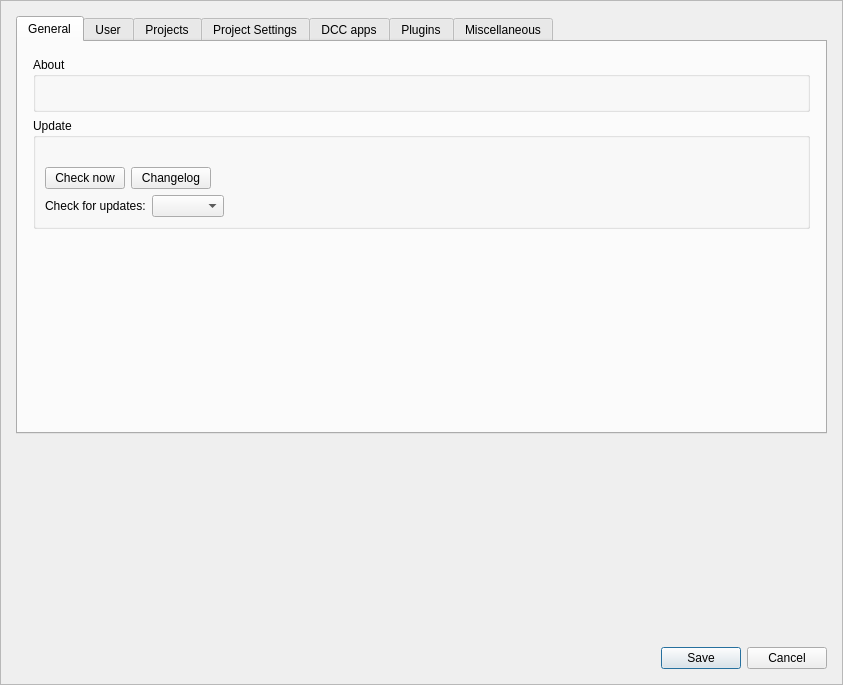
<?xml version="1.0" encoding="UTF-8"?>
<ui version="4.0">
 <class>dlg_PrismSettings</class>
 <widget class="QDialog" name="dlg_PrismSettings">
  <property name="geometry">
   <rect>
    <x>0</x>
    <y>0</y>
    <width>843</width>
    <height>685</height>
   </rect>
  </property>
  <property name="windowTitle">
   <string>Prism Settings</string>
  </property>
  <layout class="QVBoxLayout" name="verticalLayout">
   <property name="spacing">
    <number>0</number>
   </property>
   <property name="leftMargin">
    <number>0</number>
   </property>
   <property name="topMargin">
    <number>0</number>
   </property>
   <property name="rightMargin">
    <number>0</number>
   </property>
   <property name="bottomMargin">
    <number>0</number>
   </property>
   <item>
    <widget class="QScrollArea" name="scrollArea">
     <property name="widgetResizable">
      <bool>true</bool>
     </property>
     <widget class="QWidget" name="scrollAreaWidgetContents">
      <property name="geometry">
       <rect>
        <x>0</x>
        <y>0</y>
        <width>841</width>
        <height>683</height>
       </rect>
      </property>
      <layout class="QVBoxLayout" name="verticalLayout_5">
       <property name="spacing">
        <number>20</number>
       </property>
       <property name="leftMargin">
        <number>15</number>
       </property>
       <property name="topMargin">
        <number>15</number>
       </property>
       <property name="rightMargin">
        <number>15</number>
       </property>
       <property name="bottomMargin">
        <number>15</number>
       </property>
       <item>
        <widget class="QTabWidget" name="tw_settings">
         <property name="currentIndex">
          <number>0</number>
         </property>
         <widget class="QWidget" name="tabWidgetPage4">
          <attribute name="title">
           <string>General</string>
          </attribute>
          <layout class="QVBoxLayout" name="verticalLayout_3">
           <property name="leftMargin">
            <number>15</number>
           </property>
           <property name="topMargin">
            <number>15</number>
           </property>
           <property name="rightMargin">
            <number>15</number>
           </property>
           <property name="bottomMargin">
            <number>15</number>
           </property>
           <item>
            <widget class="QGroupBox" name="groupBox">
             <property name="title">
              <string>About</string>
             </property>
             <layout class="QHBoxLayout" name="horizontalLayout_11">
              <item>
               <widget class="QLabel" name="l_about">
                <property name="text">
                 <string/>
                </property>
                <property name="openExternalLinks">
                 <bool>true</bool>
                </property>
               </widget>
              </item>
             </layout>
            </widget>
           </item>
           <item>
            <widget class="QGroupBox" name="groupBox_3">
             <property name="title">
              <string>Update</string>
             </property>
             <layout class="QVBoxLayout" name="verticalLayout_4">
              <item>
               <widget class="QLabel" name="l_updateInfo">
                <property name="text">
                 <string/>
                </property>
               </widget>
              </item>
              <item>
               <widget class="QWidget" name="w_checkForUpdates_2" native="true">
                <layout class="QHBoxLayout" name="horizontalLayout_12">
                 <property name="leftMargin">
                  <number>0</number>
                 </property>
                 <property name="topMargin">
                  <number>0</number>
                 </property>
                 <property name="rightMargin">
                  <number>0</number>
                 </property>
                 <property name="bottomMargin">
                  <number>0</number>
                 </property>
                 <item>
                  <widget class="QPushButton" name="b_checkForUpdates">
                   <property name="contextMenuPolicy">
                    <enum>Qt::CustomContextMenu</enum>
                   </property>
                   <property name="text">
                    <string>Check now</string>
                   </property>
                  </widget>
                 </item>
                 <item>
                  <widget class="QPushButton" name="b_changelog">
                   <property name="text">
                    <string>Changelog</string>
                   </property>
                  </widget>
                 </item>
                 <item>
                  <spacer name="horizontalSpacer_7">
                   <property name="orientation">
                    <enum>Qt::Horizontal</enum>
                   </property>
                   <property name="sizeHint" stdset="0">
                    <size>
                     <width>40</width>
                     <height>20</height>
                    </size>
                   </property>
                  </spacer>
                 </item>
                </layout>
               </widget>
              </item>
              <item>
               <widget class="QWidget" name="w_checkForUpdates" native="true">
                <layout class="QHBoxLayout" name="horizontalLayout_10">
                 <property name="leftMargin">
                  <number>0</number>
                 </property>
                 <property name="topMargin">
                  <number>0</number>
                 </property>
                 <property name="rightMargin">
                  <number>0</number>
                 </property>
                 <property name="bottomMargin">
                  <number>0</number>
                 </property>
                 <item>
                  <widget class="QLabel" name="l_checkForUpdates">
                   <property name="text">
                    <string>Check for updates:</string>
                   </property>
                  </widget>
                 </item>
                 <item>
                  <widget class="QComboBox" name="cb_checkForUpdates"/>
                 </item>
                 <item>
                  <spacer name="horizontalSpacer_5">
                   <property name="orientation">
                    <enum>Qt::Horizontal</enum>
                   </property>
                   <property name="sizeHint" stdset="0">
                    <size>
                     <width>40</width>
                     <height>20</height>
                    </size>
                   </property>
                  </spacer>
                 </item>
                </layout>
               </widget>
              </item>
             </layout>
            </widget>
           </item>
           <item>
            <spacer name="verticalSpacer_3">
             <property name="orientation">
              <enum>Qt::Vertical</enum>
             </property>
             <property name="sizeHint" stdset="0">
              <size>
               <width>20</width>
               <height>40</height>
              </size>
             </property>
            </spacer>
           </item>
          </layout>
         </widget>
         <widget class="QWidget" name="tabWidgetPage1">
          <attribute name="title">
           <string>User</string>
          </attribute>
          <layout class="QVBoxLayout" name="verticalLayout_7">
           <property name="leftMargin">
            <number>15</number>
           </property>
           <property name="topMargin">
            <number>15</number>
           </property>
           <property name="rightMargin">
            <number>15</number>
           </property>
           <property name="bottomMargin">
            <number>15</number>
           </property>
           <item>
            <widget class="QWidget" name="widget" native="true">
             <layout class="QGridLayout" name="gridLayout_2">
              <property name="leftMargin">
               <number>9</number>
              </property>
              <property name="topMargin">
               <number>9</number>
              </property>
              <property name="rightMargin">
               <number>9</number>
              </property>
              <property name="bottomMargin">
               <number>9</number>
              </property>
              <item row="1" column="2">
               <widget class="QLineEdit" name="e_lname"/>
              </item>
              <item row="0" column="0">
               <widget class="QLabel" name="l_fname">
                <property name="text">
                 <string>First Name:</string>
                </property>
               </widget>
              </item>
              <item row="2" column="0">
               <widget class="QLabel" name="label">
                <property name="text">
                 <string>Abbreviation:    </string>
                </property>
               </widget>
              </item>
              <item row="1" column="0">
               <widget class="QLabel" name="l_lname">
                <property name="text">
                 <string>Last Name:</string>
                </property>
               </widget>
              </item>
              <item row="0" column="2">
               <widget class="QLineEdit" name="e_fname"/>
              </item>
              <item row="2" column="2">
               <widget class="QLineEdit" name="e_abbreviation"/>
              </item>
             </layout>
            </widget>
           </item>
           <item>
            <spacer name="verticalSpacer_6">
             <property name="orientation">
              <enum>Qt::Vertical</enum>
             </property>
             <property name="sizeHint" stdset="0">
              <size>
               <width>20</width>
               <height>40</height>
              </size>
             </property>
            </spacer>
           </item>
          </layout>
         </widget>
         <widget class="QWidget" name="tabWidgetPage2">
          <attribute name="title">
           <string>Projects</string>
          </attribute>
          <layout class="QVBoxLayout" name="verticalLayout_8">
           <property name="leftMargin">
            <number>15</number>
           </property>
           <property name="topMargin">
            <number>15</number>
           </property>
           <property name="rightMargin">
            <number>15</number>
           </property>
           <property name="bottomMargin">
            <number>15</number>
           </property>
           <item>
            <widget class="QGroupBox" name="w_curPrj">
             <property name="title">
              <string>Current Project</string>
             </property>
             <layout class="QVBoxLayout" name="verticalLayout_6">
              <property name="topMargin">
               <number>18</number>
              </property>
              <item>
               <widget class="QLabel" name="l_projectName">
                <property name="sizePolicy">
                 <sizepolicy hsizetype="Expanding" vsizetype="Preferred">
                  <horstretch>0</horstretch>
                  <verstretch>0</verstretch>
                 </sizepolicy>
                </property>
                <property name="toolTip">
                 <string>current project</string>
                </property>
                <property name="text">
                 <string/>
                </property>
               </widget>
              </item>
              <item>
               <widget class="QLabel" name="l_projectPath">
                <property name="toolTip">
                 <string>current project path</string>
                </property>
                <property name="text">
                 <string/>
                </property>
               </widget>
              </item>
              <item>
               <spacer name="verticalSpacer_9">
                <property name="orientation">
                 <enum>Qt::Vertical</enum>
                </property>
                <property name="sizeType">
                 <enum>QSizePolicy::Fixed</enum>
                </property>
                <property name="sizeHint" stdset="0">
                 <size>
                  <width>20</width>
                  <height>15</height>
                 </size>
                </property>
               </spacer>
              </item>
              <item>
               <widget class="QLabel" name="l_localPath">
                <property name="text">
                 <string>Local path:</string>
                </property>
               </widget>
              </item>
              <item>
               <widget class="QWidget" name="widget_3" native="true">
                <layout class="QHBoxLayout" name="horizontalLayout">
                 <property name="leftMargin">
                  <number>0</number>
                 </property>
                 <property name="topMargin">
                  <number>0</number>
                 </property>
                 <property name="rightMargin">
                  <number>0</number>
                 </property>
                 <property name="bottomMargin">
                  <number>0</number>
                 </property>
                 <item>
                  <widget class="QLineEdit" name="e_localPath"/>
                 </item>
                 <item>
                  <widget class="QPushButton" name="b_browseLocal">
                   <property name="minimumSize">
                    <size>
                     <width>50</width>
                     <height>0</height>
                    </size>
                   </property>
                   <property name="maximumSize">
                    <size>
                     <width>50</width>
                     <height>16777215</height>
                    </size>
                   </property>
                   <property name="contextMenuPolicy">
                    <enum>Qt::CustomContextMenu</enum>
                   </property>
                   <property name="text">
                    <string>...</string>
                   </property>
                  </widget>
                 </item>
                </layout>
               </widget>
              </item>
              <item>
               <widget class="QWidget" name="w_resetPrjScripts" native="true">
                <layout class="QHBoxLayout" name="horizontalLayout_2">
                 <property name="leftMargin">
                  <number>0</number>
                 </property>
                 <property name="topMargin">
                  <number>0</number>
                 </property>
                 <property name="rightMargin">
                  <number>0</number>
                 </property>
                 <property name="bottomMargin">
                  <number>0</number>
                 </property>
                </layout>
               </widget>
              </item>
             </layout>
            </widget>
           </item>
           <item>
            <spacer name="verticalSpacer_10">
             <property name="orientation">
              <enum>Qt::Vertical</enum>
             </property>
             <property name="sizeType">
              <enum>QSizePolicy::Fixed</enum>
             </property>
             <property name="sizeHint" stdset="0">
              <size>
               <width>20</width>
               <height>0</height>
              </size>
             </property>
            </spacer>
           </item>
           <item>
            <widget class="QWidget" name="widget_2" native="true">
             <layout class="QHBoxLayout" name="horizontalLayout_4">
              <property name="leftMargin">
               <number>0</number>
              </property>
              <property name="topMargin">
               <number>0</number>
              </property>
              <property name="rightMargin">
               <number>0</number>
              </property>
              <property name="bottomMargin">
               <number>0</number>
              </property>
             </layout>
            </widget>
           </item>
           <item>
            <spacer name="verticalSpacer_8">
             <property name="orientation">
              <enum>Qt::Vertical</enum>
             </property>
             <property name="sizeType">
              <enum>QSizePolicy::Fixed</enum>
             </property>
             <property name="sizeHint" stdset="0">
              <size>
               <width>20</width>
               <height>20</height>
              </size>
             </property>
            </spacer>
           </item>
           <item>
            <widget class="QWidget" name="widget_9" native="true">
             <layout class="QVBoxLayout" name="verticalLayout_10">
              <property name="leftMargin">
               <number>0</number>
              </property>
              <property name="topMargin">
               <number>0</number>
              </property>
              <property name="rightMargin">
               <number>0</number>
              </property>
              <property name="bottomMargin">
               <number>0</number>
              </property>
             </layout>
            </widget>
           </item>
           <item>
            <widget class="QWidget" name="w_projects" native="true">
             <layout class="QVBoxLayout" name="lo_projects">
              <property name="leftMargin">
               <number>0</number>
              </property>
              <property name="topMargin">
               <number>0</number>
              </property>
              <property name="rightMargin">
               <number>0</number>
              </property>
              <property name="bottomMargin">
               <number>0</number>
              </property>
             </layout>
            </widget>
           </item>
           <item>
            <spacer name="verticalSpacer">
             <property name="orientation">
              <enum>Qt::Vertical</enum>
             </property>
             <property name="sizeHint" stdset="0">
              <size>
               <width>20</width>
               <height>40</height>
              </size>
             </property>
            </spacer>
           </item>
          </layout>
          <zorder>widget_2</zorder>
          <zorder>verticalSpacer</zorder>
          <zorder>widget_9</zorder>
          <zorder>verticalSpacer_8</zorder>
          <zorder>verticalSpacer_10</zorder>
          <zorder>w_projects</zorder>
          <zorder>w_curPrj</zorder>
         </widget>
         <widget class="QWidget" name="tab">
          <attribute name="title">
           <string>Project Settings</string>
          </attribute>
          <layout class="QVBoxLayout" name="verticalLayout_13">
           <item>
            <widget class="QWidget" name="w_prjSettings" native="true">
             <property name="enabled">
              <bool>true</bool>
             </property>
             <layout class="QVBoxLayout" name="verticalLayout_9">
              <item>
               <spacer name="verticalSpacer_11">
                <property name="orientation">
                 <enum>Qt::Vertical</enum>
                </property>
                <property name="sizeType">
                 <enum>QSizePolicy::Fixed</enum>
                </property>
                <property name="sizeHint" stdset="0">
                 <size>
                  <width>20</width>
                  <height>0</height>
                 </size>
                </property>
               </spacer>
              </item>
              <item>
               <widget class="QWidget" name="widget_5" native="true">
                <layout class="QGridLayout" name="gridLayout">
                 <property name="leftMargin">
                  <number>0</number>
                 </property>
                 <property name="topMargin">
                  <number>0</number>
                 </property>
                 <property name="rightMargin">
                  <number>0</number>
                 </property>
                 <property name="bottomMargin">
                  <number>0</number>
                 </property>
                 <item row="0" column="2">
                  <widget class="QLineEdit" name="e_curPname">
                   <property name="sizePolicy">
                    <sizepolicy hsizetype="Preferred" vsizetype="Fixed">
                     <horstretch>0</horstretch>
                     <verstretch>0</verstretch>
                    </sizepolicy>
                   </property>
                  </widget>
                 </item>
                 <item row="0" column="0">
                  <widget class="QLabel" name="l_curPname">
                   <property name="text">
                    <string>Project Name:</string>
                   </property>
                  </widget>
                 </item>
                 <item row="0" column="1">
                  <spacer name="horizontalSpacer_2">
                   <property name="orientation">
                    <enum>Qt::Horizontal</enum>
                   </property>
                   <property name="sizeHint" stdset="0">
                    <size>
                     <width>40</width>
                     <height>20</height>
                    </size>
                   </property>
                  </spacer>
                 </item>
                </layout>
               </widget>
              </item>
              <item>
               <widget class="QWidget" name="widget_10" native="true">
                <layout class="QHBoxLayout" name="horizontalLayout_5">
                 <property name="leftMargin">
                  <number>0</number>
                 </property>
                 <property name="topMargin">
                  <number>0</number>
                 </property>
                 <property name="rightMargin">
                  <number>0</number>
                 </property>
                 <property name="bottomMargin">
                  <number>0</number>
                 </property>
                 <item>
                  <widget class="QLabel" name="label_2">
                   <property name="text">
                    <string>Use additional local project folder:</string>
                   </property>
                  </widget>
                 </item>
                 <item>
                  <spacer name="horizontalSpacer_4">
                   <property name="orientation">
                    <enum>Qt::Horizontal</enum>
                   </property>
                   <property name="sizeHint" stdset="0">
                    <size>
                     <width>40</width>
                     <height>20</height>
                    </size>
                   </property>
                  </spacer>
                 </item>
                 <item>
                  <widget class="QCheckBox" name="chb_curPuseLocal">
                   <property name="text">
                    <string/>
                   </property>
                   <property name="checked">
                    <bool>true</bool>
                   </property>
                  </widget>
                 </item>
                </layout>
               </widget>
              </item>
              <item>
               <widget class="QWidget" name="w_curPfps" native="true">
                <layout class="QHBoxLayout" name="horizontalLayout_6">
                 <property name="leftMargin">
                  <number>0</number>
                 </property>
                 <property name="topMargin">
                  <number>0</number>
                 </property>
                 <property name="rightMargin">
                  <number>0</number>
                 </property>
                 <property name="bottomMargin">
                  <number>0</number>
                 </property>
                 <item>
                  <widget class="QLabel" name="label_7">
                   <property name="text">
                    <string>Force FPS in scenefiles:</string>
                   </property>
                  </widget>
                 </item>
                 <item>
                  <spacer name="horizontalSpacer_6">
                   <property name="orientation">
                    <enum>Qt::Horizontal</enum>
                   </property>
                   <property name="sizeHint" stdset="0">
                    <size>
                     <width>40</width>
                     <height>20</height>
                    </size>
                   </property>
                  </spacer>
                 </item>
                 <item>
                  <widget class="QCheckBox" name="chb_curPuseFps">
                   <property name="text">
                    <string/>
                   </property>
                   <property name="checked">
                    <bool>false</bool>
                   </property>
                  </widget>
                 </item>
                 <item>
                  <widget class="QDoubleSpinBox" name="sp_curPfps">
                   <property name="minimumSize">
                    <size>
                     <width>60</width>
                     <height>0</height>
                    </size>
                   </property>
                   <property name="decimals">
                    <number>3</number>
                   </property>
                   <property name="minimum">
                    <double>1.000000000000000</double>
                   </property>
                   <property name="maximum">
                    <double>9999.989999999999782</double>
                   </property>
                   <property name="value">
                    <double>24.000000000000000</double>
                   </property>
                  </widget>
                 </item>
                </layout>
               </widget>
              </item>
              <item>
               <widget class="QGroupBox" name="gb_curPversions">
                <property name="title">
                 <string>Force program versions</string>
                </property>
                <property name="checkable">
                 <bool>true</bool>
                </property>
                <property name="checked">
                 <bool>false</bool>
                </property>
                <layout class="QVBoxLayout" name="verticalLayout_11">
                 <item>
                  <widget class="QWidget" name="w_versions" native="true">
                   <layout class="QVBoxLayout" name="verticalLayout_16">
                    <property name="leftMargin">
                     <number>0</number>
                    </property>
                    <property name="topMargin">
                     <number>0</number>
                    </property>
                    <property name="rightMargin">
                     <number>0</number>
                    </property>
                    <property name="bottomMargin">
                     <number>0</number>
                    </property>
                   </layout>
                  </widget>
                 </item>
                </layout>
               </widget>
              </item>
              <item>
               <spacer name="verticalSpacer_12">
                <property name="orientation">
                 <enum>Qt::Vertical</enum>
                </property>
                <property name="sizeHint" stdset="0">
                 <size>
                  <width>20</width>
                  <height>40</height>
                 </size>
                </property>
               </spacer>
              </item>
             </layout>
            </widget>
           </item>
          </layout>
         </widget>
         <widget class="QWidget" name="tab_dccApps">
          <attribute name="title">
           <string>DCC apps</string>
          </attribute>
          <layout class="QVBoxLayout" name="verticalLayout_24">
           <item>
            <widget class="QWidget" name="widget_23" native="true">
             <layout class="QVBoxLayout" name="verticalLayout_26"/>
            </widget>
           </item>
          </layout>
         </widget>
         <widget class="QWidget" name="tab_Plugins">
          <attribute name="title">
           <string>Plugins</string>
          </attribute>
          <layout class="QVBoxLayout" name="verticalLayout_2">
           <item>
            <widget class="QLabel" name="label_3">
             <property name="text">
              <string>Loaded Plugins:</string>
             </property>
            </widget>
           </item>
           <item>
            <widget class="QTableWidget" name="tw_plugins">
             <property name="contextMenuPolicy">
              <enum>Qt::CustomContextMenu</enum>
             </property>
             <property name="editTriggers">
              <set>QAbstractItemView::NoEditTriggers</set>
             </property>
             <property name="selectionBehavior">
              <enum>QAbstractItemView::SelectRows</enum>
             </property>
             <property name="verticalScrollMode">
              <enum>QAbstractItemView::ScrollPerPixel</enum>
             </property>
             <property name="horizontalScrollMode">
              <enum>QAbstractItemView::ScrollPerPixel</enum>
             </property>
             <attribute name="horizontalHeaderHighlightSections">
              <bool>false</bool>
             </attribute>
             <attribute name="verticalHeaderVisible">
              <bool>false</bool>
             </attribute>
            </widget>
           </item>
           <item>
            <widget class="QWidget" name="widget_4" native="true">
             <property name="minimumSize">
              <size>
               <width>0</width>
               <height>10</height>
              </size>
             </property>
             <layout class="QHBoxLayout" name="horizontalLayout_8">
              <item>
               <widget class="QPushButton" name="b_reloadPlugins">
                <property name="text">
                 <string>Reload all plugins</string>
                </property>
               </widget>
              </item>
              <item>
               <widget class="QPushButton" name="b_createPlugin">
                <property name="text">
                 <string>Create new plugin</string>
                </property>
               </widget>
              </item>
             </layout>
            </widget>
           </item>
          </layout>
         </widget>
         <widget class="QWidget" name="tab_2">
          <attribute name="title">
           <string>Miscellaneous</string>
          </attribute>
          <layout class="QVBoxLayout" name="verticalLayout_14">
           <item>
            <widget class="QGroupBox" name="groupBox_4">
             <property name="title">
              <string>Miscellaneous</string>
             </property>
             <layout class="QVBoxLayout" name="verticalLayout_12">
              <item>
               <widget class="QCheckBox" name="chb_autosave">
                <property name="text">
                 <string>Autosave popup</string>
                </property>
                <property name="checked">
                 <bool>true</bool>
                </property>
               </widget>
              </item>
              <item>
               <widget class="QCheckBox" name="chb_browserStartup">
                <property name="text">
                 <string>Open Project Browser on application startup</string>
                </property>
                <property name="checked">
                 <bool>true</bool>
                </property>
               </widget>
              </item>
              <item>
               <widget class="QCheckBox" name="chb_trayStartup">
                <property name="text">
                 <string>Show Prism tray icon on system startup</string>
                </property>
                <property name="checked">
                 <bool>true</bool>
                </property>
               </widget>
              </item>
              <item>
               <widget class="QWidget" name="w_startTray" native="true">
                <layout class="QHBoxLayout" name="horizontalLayout_7">
                 <property name="leftMargin">
                  <number>17</number>
                 </property>
                 <property name="topMargin">
                  <number>0</number>
                 </property>
                 <property name="rightMargin">
                  <number>0</number>
                 </property>
                 <property name="bottomMargin">
                  <number>0</number>
                 </property>
                 <item>
                  <widget class="QPushButton" name="b_startTray">
                   <property name="minimumSize">
                    <size>
                     <width>150</width>
                     <height>0</height>
                    </size>
                   </property>
                   <property name="maximumSize">
                    <size>
                     <width>16777215</width>
                     <height>16777215</height>
                    </size>
                   </property>
                   <property name="text">
                    <string>Start Prism tray now</string>
                   </property>
                  </widget>
                 </item>
                 <item>
                  <spacer name="horizontalSpacer">
                   <property name="orientation">
                    <enum>Qt::Horizontal</enum>
                   </property>
                   <property name="sizeHint" stdset="0">
                    <size>
                     <width>40</width>
                     <height>20</height>
                    </size>
                   </property>
                  </spacer>
                 </item>
                </layout>
               </widget>
              </item>
              <item>
               <widget class="QCheckBox" name="chb_highDPI">
                <property name="text">
                 <string>HighDPI support (requires complete application restart) (experimental)</string>
                </property>
               </widget>
              </item>
             </layout>
            </widget>
           </item>
           <item>
            <widget class="QGroupBox" name="groupBox_2">
             <property name="title">
              <string>Image player</string>
             </property>
             <layout class="QVBoxLayout" name="verticalLayout_15">
              <item>
               <widget class="QLabel" name="label_10">
                <property name="font">
                 <font>
                  <weight>50</weight>
                  <bold>false</bold>
                 </font>
                </property>
                <property name="text">
                 <string>RV path:</string>
                </property>
               </widget>
              </item>
              <item>
               <widget class="QWidget" name="widget_7" native="true">
                <layout class="QHBoxLayout" name="horizontalLayout_3">
                 <property name="leftMargin">
                  <number>0</number>
                 </property>
                 <property name="topMargin">
                  <number>0</number>
                 </property>
                 <property name="rightMargin">
                  <number>0</number>
                 </property>
                 <property name="bottomMargin">
                  <number>0</number>
                 </property>
                 <item>
                  <widget class="QLineEdit" name="e_rvPath">
                   <property name="font">
                    <font>
                     <weight>50</weight>
                     <bold>false</bold>
                    </font>
                   </property>
                  </widget>
                 </item>
                 <item>
                  <widget class="QPushButton" name="b_browseRV">
                   <property name="minimumSize">
                    <size>
                     <width>50</width>
                     <height>0</height>
                    </size>
                   </property>
                   <property name="maximumSize">
                    <size>
                     <width>50</width>
                     <height>16777215</height>
                    </size>
                   </property>
                   <property name="font">
                    <font>
                     <weight>50</weight>
                     <bold>false</bold>
                    </font>
                   </property>
                   <property name="contextMenuPolicy">
                    <enum>Qt::CustomContextMenu</enum>
                   </property>
                   <property name="text">
                    <string>...</string>
                   </property>
                  </widget>
                 </item>
                </layout>
               </widget>
              </item>
              <item>
               <widget class="QLabel" name="label_11">
                <property name="font">
                 <font>
                  <weight>50</weight>
                  <bold>false</bold>
                 </font>
                </property>
                <property name="text">
                 <string>DJV path:</string>
                </property>
               </widget>
              </item>
              <item>
               <widget class="QWidget" name="widget_19" native="true">
                <layout class="QHBoxLayout" name="horizontalLayout_9">
                 <property name="leftMargin">
                  <number>0</number>
                 </property>
                 <property name="topMargin">
                  <number>0</number>
                 </property>
                 <property name="rightMargin">
                  <number>0</number>
                 </property>
                 <property name="bottomMargin">
                  <number>0</number>
                 </property>
                 <item>
                  <widget class="QLineEdit" name="e_djvPath">
                   <property name="font">
                    <font>
                     <weight>50</weight>
                     <bold>false</bold>
                    </font>
                   </property>
                  </widget>
                 </item>
                 <item>
                  <widget class="QPushButton" name="b_browseDJV">
                   <property name="minimumSize">
                    <size>
                     <width>50</width>
                     <height>0</height>
                    </size>
                   </property>
                   <property name="maximumSize">
                    <size>
                     <width>50</width>
                     <height>16777215</height>
                    </size>
                   </property>
                   <property name="font">
                    <font>
                     <weight>50</weight>
                     <bold>false</bold>
                    </font>
                   </property>
                   <property name="contextMenuPolicy">
                    <enum>Qt::CustomContextMenu</enum>
                   </property>
                   <property name="text">
                    <string>...</string>
                   </property>
                  </widget>
                 </item>
                </layout>
               </widget>
              </item>
              <item>
               <widget class="QCheckBox" name="chb_preferDJV">
                <property name="text">
                 <string>prefer DJV</string>
                </property>
               </widget>
              </item>
             </layout>
            </widget>
           </item>
           <item>
            <spacer name="verticalSpacer_2">
             <property name="orientation">
              <enum>Qt::Vertical</enum>
             </property>
             <property name="sizeHint" stdset="0">
              <size>
               <width>20</width>
               <height>40</height>
              </size>
             </property>
            </spacer>
           </item>
          </layout>
         </widget>
        </widget>
       </item>
       <item>
        <spacer name="verticalSpacer_5">
         <property name="orientation">
          <enum>Qt::Vertical</enum>
         </property>
         <property name="sizeType">
          <enum>QSizePolicy::Expanding</enum>
         </property>
         <property name="sizeHint" stdset="0">
          <size>
           <width>20</width>
           <height>40</height>
          </size>
         </property>
        </spacer>
       </item>
       <item>
        <widget class="QDialogButtonBox" name="buttonBox">
         <property name="orientation">
          <enum>Qt::Horizontal</enum>
         </property>
         <property name="standardButtons">
          <set>QDialogButtonBox::Cancel|QDialogButtonBox::Save</set>
         </property>
         <property name="centerButtons">
          <bool>false</bool>
         </property>
        </widget>
       </item>
      </layout>
     </widget>
    </widget>
   </item>
  </layout>
 </widget>
 <tabstops>
  <tabstop>scrollArea</tabstop>
  <tabstop>tw_settings</tabstop>
  <tabstop>e_fname</tabstop>
  <tabstop>e_lname</tabstop>
  <tabstop>e_localPath</tabstop>
  <tabstop>b_browseLocal</tabstop>
  <tabstop>e_curPname</tabstop>
  <tabstop>chb_curPuseLocal</tabstop>
  <tabstop>chb_curPuseFps</tabstop>
  <tabstop>sp_curPfps</tabstop>
  <tabstop>gb_curPversions</tabstop>
  <tabstop>buttonBox</tabstop>
 </tabstops>
 <resources/>
 <connections>
  <connection>
   <sender>buttonBox</sender>
   <signal>accepted()</signal>
   <receiver>dlg_PrismSettings</receiver>
   <slot>accept()</slot>
   <hints>
    <hint type="sourcelabel">
     <x>248</x>
     <y>254</y>
    </hint>
    <hint type="destinationlabel">
     <x>157</x>
     <y>274</y>
    </hint>
   </hints>
  </connection>
  <connection>
   <sender>buttonBox</sender>
   <signal>rejected()</signal>
   <receiver>dlg_PrismSettings</receiver>
   <slot>reject()</slot>
   <hints>
    <hint type="sourcelabel">
     <x>316</x>
     <y>260</y>
    </hint>
    <hint type="destinationlabel">
     <x>286</x>
     <y>274</y>
    </hint>
   </hints>
  </connection>
 </connections>
</ui>
